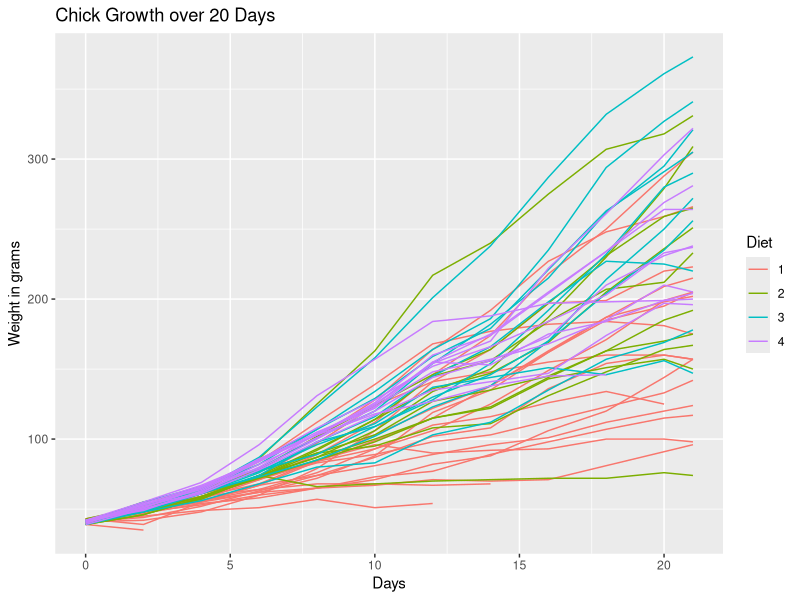
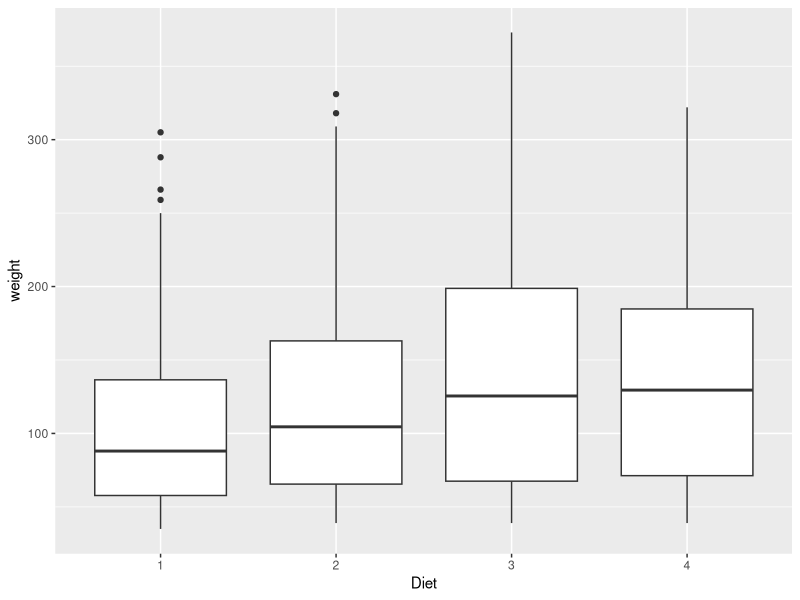
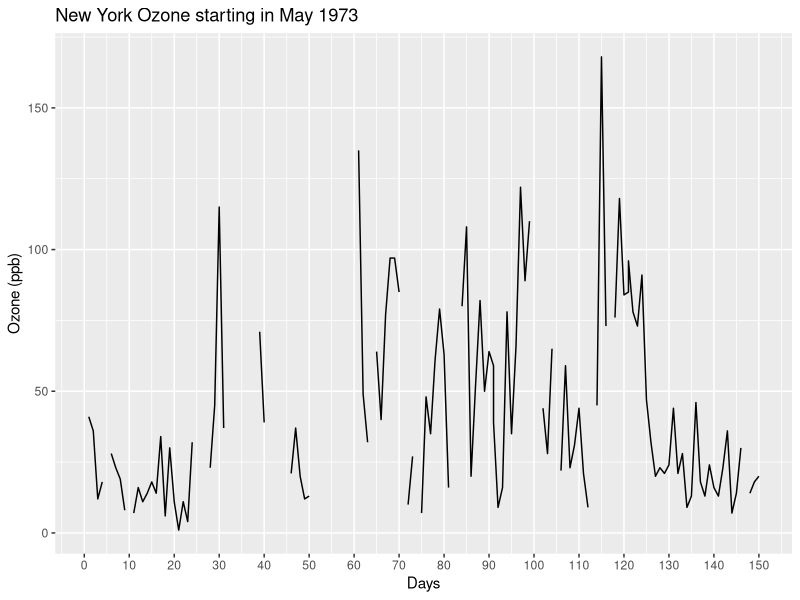
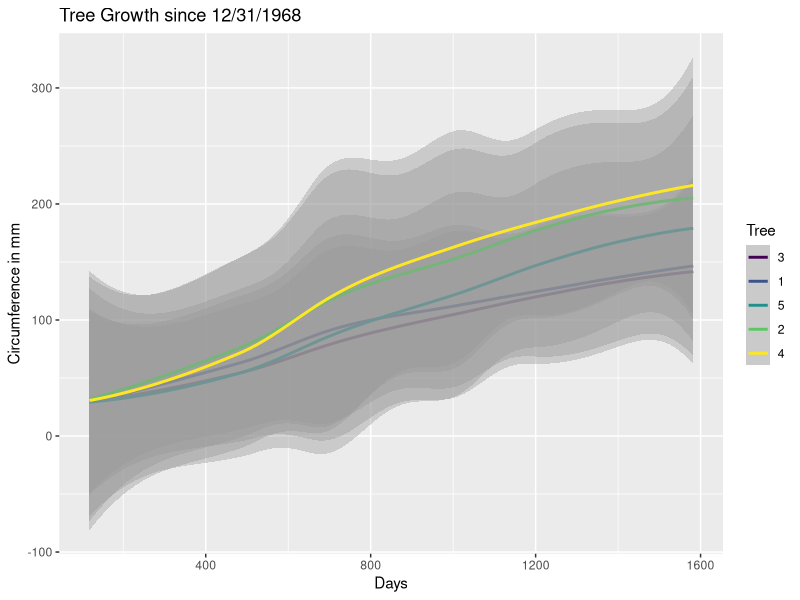
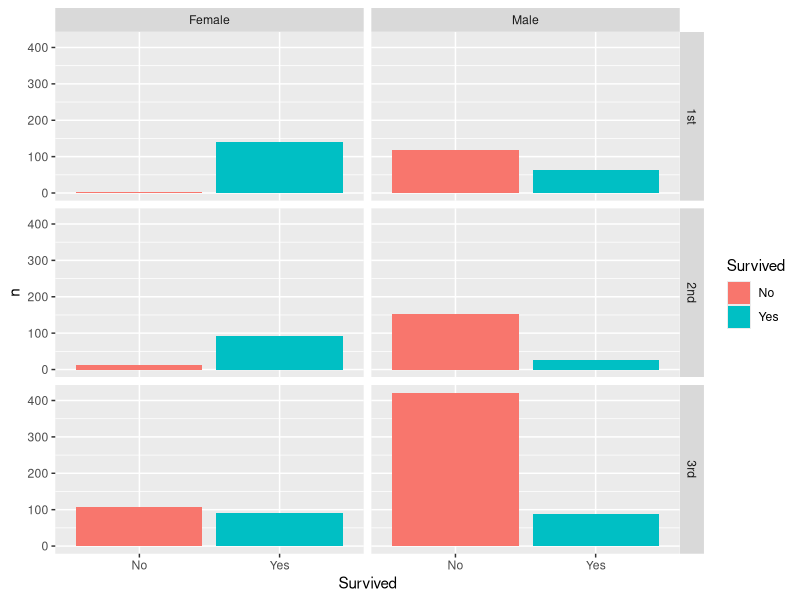
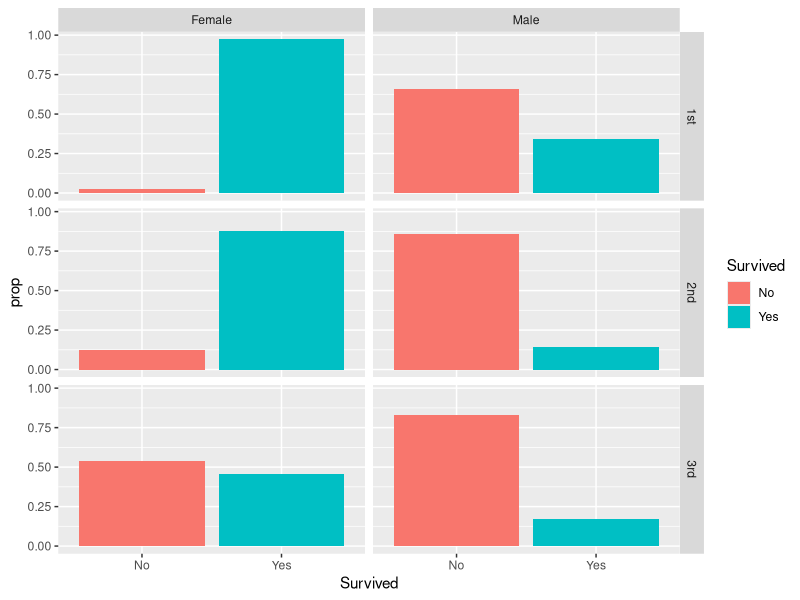

These charts were generated, in order, by the following R code:
## ---- chunk 1

library(tidyverse)
library(dplyr)
data()
library(rmarkdown)

?ChickWeight
?airquality
airquality
?Orange
?Titanic
data("Titanic")

## ---- chunk 2



ggplot(data = ChickWeight, mapping = aes(x = Time, y = weight, color = Diet, group = Chick)) +
  geom_line() +
  labs(title = "Chick Growth over 20 Days") +
  xlab("Days") +
  ylab("Weight in grams")

#
adultchick <- ChickWeight %>% 
  filter(Time == 20) %>% 
  mutate(avgwt = mean(weight))

ggplot(data = ChickWeight) + 
  geom_boxplot(mapping = aes(x = Diet, y= weight))


## ---- chunk 3


#Create the days variable which converts Month & Day to just Days after May 1
ozone <- airquality %>% 
  mutate(days = (Month * 30 + Day)-150)
         
         
#Plot for the ozone over time
ggplot(data = ozone, mapping = aes(x = days, y = Ozone)) +
  geom_line() +
  labs(title = "New York Ozone starting in May 1973") +
  xlab("Days") +
  ylab("Ozone (ppb)") +
  scale_x_continuous(breaks = seq(0, 150, by = 10))

#Calculate Means per Month
ozone %>% 
  group_by(Month) %>% 
  filter(!is.na(Ozone)) %>% 
  summarise(mean = mean(Ozone))
  
## ---- chunk 4


#Linear Model for Orange Tree growth
ggplot(data = Orange, mapping = aes(x = age, y = circumference, group = Tree, color = Tree)) +
  geom_smooth() +
  labs(title = "Tree Growth since 12/31/1968 ") +
  xlab("Days") +
  ylab("Circumference in mm")

omax <- Orange%>% 
  group_by(Tree) %>% 
  mutate(max = max(circumference))
glimpse(omax)
## ---- chunk 5

data.frame(Titanic)
?Titanic
ship <- as_tibble(Titanic) %>% 
  filter(Class != 'Crew')


ggplot(data = ship) +
  geom_col(mapping = aes(x = Survived, y = n, fill = Survived)) +
  facet_grid(Class ~ Sex)

propsurv <- ship %>%
  group_by(Class, Sex) %>% 
  mutate(prop = n/sum(n))

ggplot(data = propsurv, mapping = aes(x = Survived, y = prop, fill = Survived)) +
  geom_col() +
  facet_grid(Class ~ Sex)
